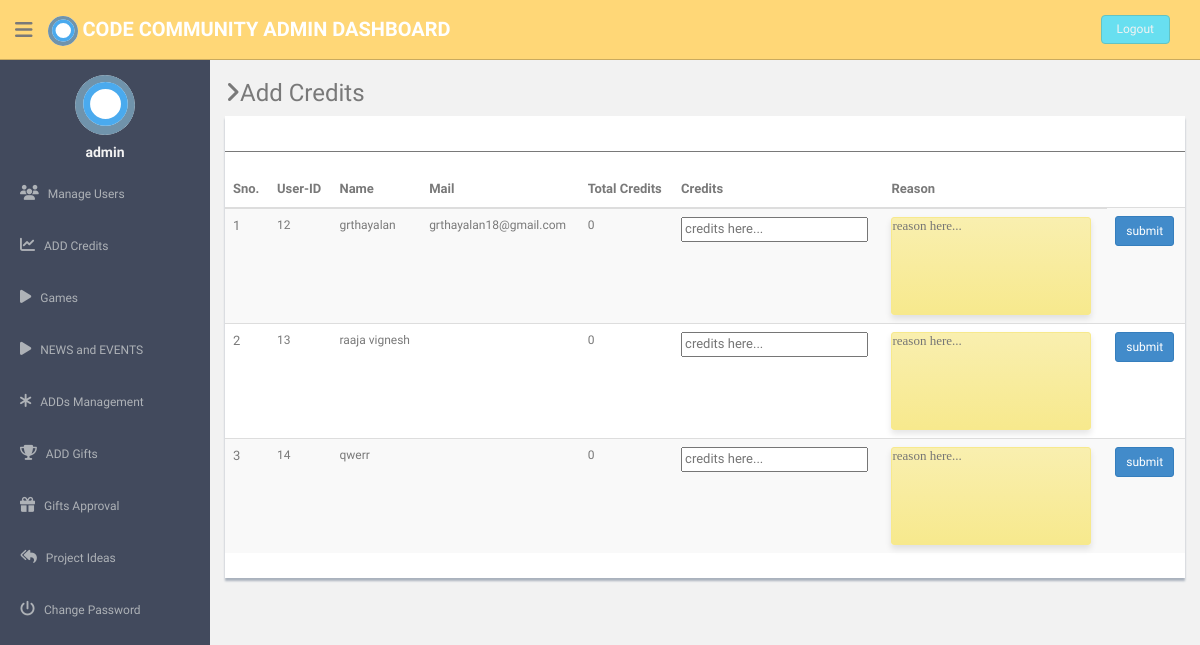
Before: /admin/addcredits.php (signed in) with the older database file.
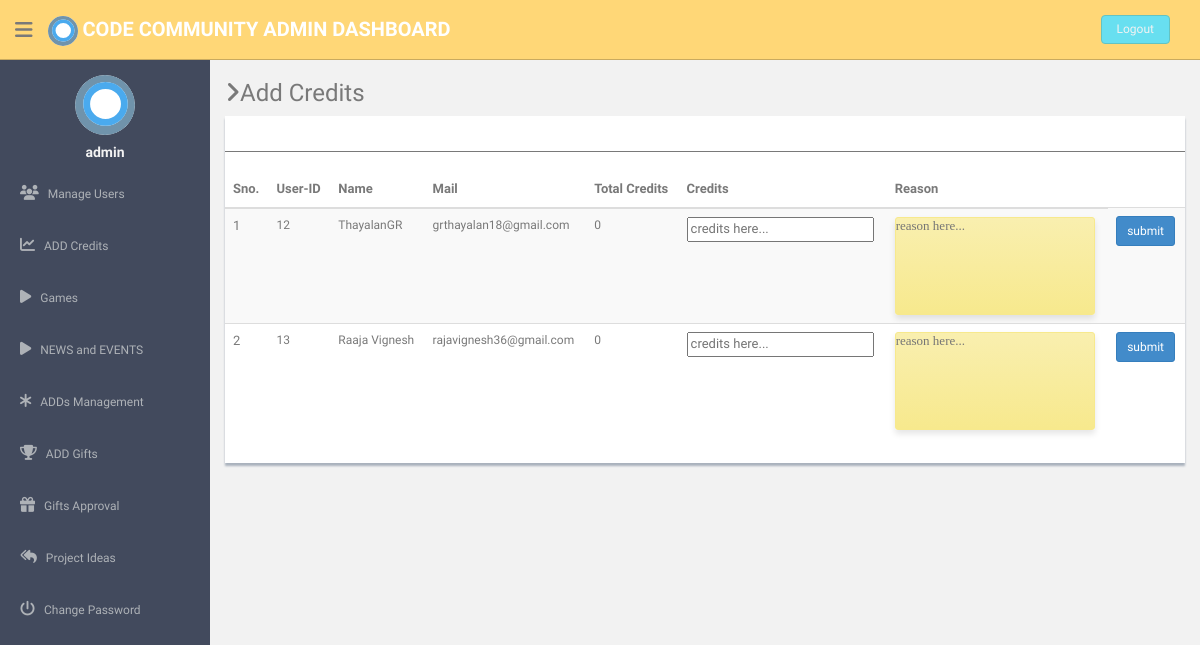
After: the same page with the newer database file.
### tables this page shows
CREATE TABLE `user` (
  `user_id` int(11) NOT NULL,
  `role_id` int(11) NOT NULL,
  `name` varchar(255) NOT NULL,
  `birthdate` date NOT NULL,
  `gender` varchar(255) NOT NULL,
  `email` varchar(255) NOT NULL,
  `mobile` varchar(12) DEFAULT NULL,
  `password` varchar(255) NOT NULL,
  `activationcode` varchar(255) NOT NULL,
  `forgetpasswordcode` varchar(255) NOT NULL,
  `batchno` varchar(255) NOT NULL,
  `upload_image` varchar(255) NOT NULL,
  `active` int(11) NOT NULL DEFAULT '0',
  `interest` varchar(255) NOT NULL,
  `exception` varchar(255) DEFAULT NULL
);

### admin/addcredits.php (the view, shortened to what this page needs)
<?php
include('dbconnection.php');
?>
<!DOCTYPE html>
<html lang="en">
  <head>
    <link href="assets/css/bootstrap.css" rel="stylesheet">
    <link href="assets/font-awesome/css/font-awesome.css" rel="stylesheet" />
    <link href="assets/css/style.css" rel="stylesheet">
    <link href="assets/css/style-responsive.css" rel="stylesheet">
  </head>
  <body>
<section id="container" >
  <?php include('./header.php'); ?>
  <?php include('./sidebar.php'); ?>
  <section id="main-content">
          <section class="wrapper">
          	<h3><i class="fa fa-angle-right"></i>Add Credits</h3>
            <div class="row">
                  <div class="col-md-12">
                      <div class="content-panel">
                          <table class="table table-striped table-advance table-hover">
	                  	  	  <hr>
                              <thead>
                              <tr>
                                  <th>Sno.</th>
                                  <th class="hidden-phone">User-ID</th>
                                  <th> Name</th>
                                  <th> Mail</th>
                                  <th> Total Credits</th>
                                  <th> Credits</th>
                                  <th> Reason</th>
                              </tr>
                              </thead>
                              <tbody>
                              <?php $ret=mysqli_query($con,"SELECT * FROM user");
                                $cnt=1;
                                while($row=mysqli_fetch_array($ret))
                                {
                                  ?>
                              <tr>
                              <td><?php echo $cnt;?></td>
                              <td style="font-size:12px;"><?php echo $row['user_id'];?></td>
                              <td style="font-size:12px;"><?php echo $row['name'];?></td>
                              <td style="font-size:12px;"><?php echo $row['email'];?></td>
                              <td style="font-size:12px;">
                               <?php $ret2=mysqli_query($con,"SELECT credits FROM credits where userid = $uid ");
                                $temp = 0;
                                echo $temp;
                                 ?>
                                 </td>
                              <form action="" method="post" id="submit" name="submit" enctype="multipart/form-data">
                              <td><input type="number" require="" name="text1" id="note1" autocomplete="OFF" placeholder="credits here..."></td>
                              <td><input type="text" require="" name="text2" id="note" autocomplete="OFF" placeholder="reason here..."></td>
                              <td><button type="submit" name="submit" class="btn btn-primary btn-sm">submit</button></td>
                              </form>
                          </tr>
                              <?php $cnt=$cnt+1; }?>
                              </tbody>
                          </table>
                      </div>
                  </div>
              </div>
	        </section>
  </section>
</section>
  </body>
</html>

Changed rows visible on the page:
removed user: user_id "14", name "qwerr", temp "0"
changed user "grthayalan18@gmail.com": name "grthayalan" → "ThayalanGR"
changed user id 13: name "raaja vignesh" → "Raaja Vignesh"; email (not shown) → "rajavignesh36@gmail.com"
